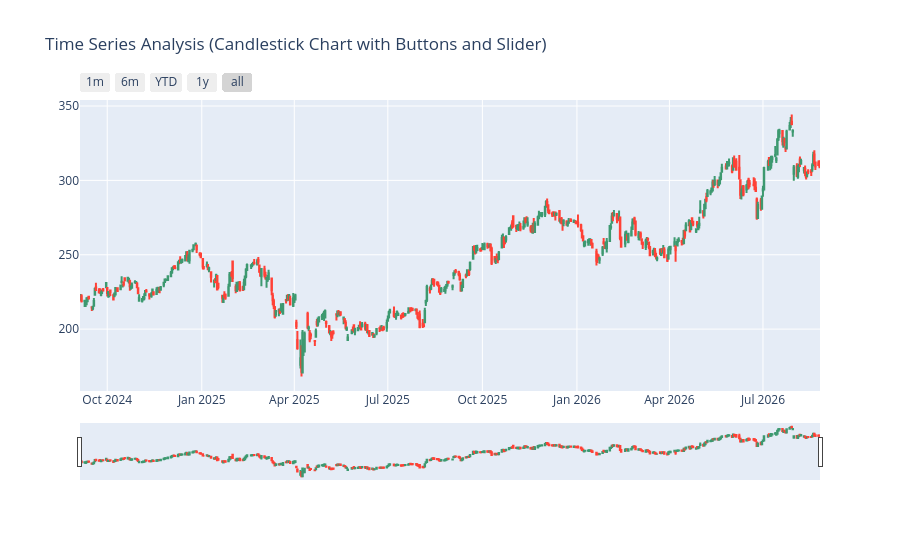

Here is the notebook cell this chart was saved with:
### Code cell
figure = go.Figure(data = [go.Candlestick(x = data.index,
                                        open = df["Open"], 
                                        high = df["High"],
                                        low = df["Low"], 
                                        close = df["Close"])])
figure.update_layout(title = "Time Series Analysis (Candlestick Chart with Buttons and Slider)")
figure.update_xaxes(
    rangeslider_visible = True,
    rangeselector = dict(
        buttons = list([
            dict(count = 1, label = "1m", step = "month", stepmode = "backward"),
            dict(count = 6, label = "6m", step = "month", stepmode = "backward"),
            dict(count = 1, label = "YTD", step = "year", stepmode = "todate"),
            dict(count = 1, label = "1y", step = "year", stepmode = "backward"),
            dict(step = "all")
        ])
    )
)
figure.show()

### Figure 1 — Plotly figure (JSON) as saved in the notebook; plotly's stock layout.template omitted (floating-point values rounded to 4 significant figures; data arrays with more than 128 entries replaced by an {"elided": "..."} marker saying what was removed)
{"data": [{"close": {"elided": "494 float values"}, "high": {"elided": "494 float values"}, "low": {"elided": "494 float values"}, "open": {"elided": "494 float values"}, "type": "candlestick", "x": {"elided": "494 str values"}}], "layout": {"title": {"text": "Time Series Analysis (Candlestick Chart with Buttons and Slider)"}, "xaxis": {"rangeselector": {"buttons": [{"count": 1, "label": "1m", "step": "month", "stepmode": "backward"}, {"count": 6, "label": "6m", "step": "month", "stepmode": "backward"}, {"count": 1, "label": "YTD", "step": "year", "stepmode": "todate"}, {"count": 1, "label": "1y", "step": "year", "stepmode": "backward"}, {"step": "all"}]}, "rangeslider": {"visible": true}}}}
